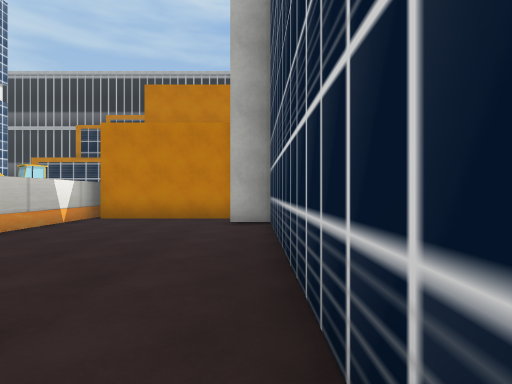
[1] (above)

23 first-person views from a walk through a Unity game level. The camera is 1.4 m above the floor, looks level and sees 80° across. The floor is counted in squares, 2 m on a side. Each view is taken from the middle of a square. On the plan, view 1 faces up. The plan holds only what a view shows up to about 10 squares ahead; the rest is blank. The place goes on beyond the plan. Some surface patterns are stand-ins.

[2]
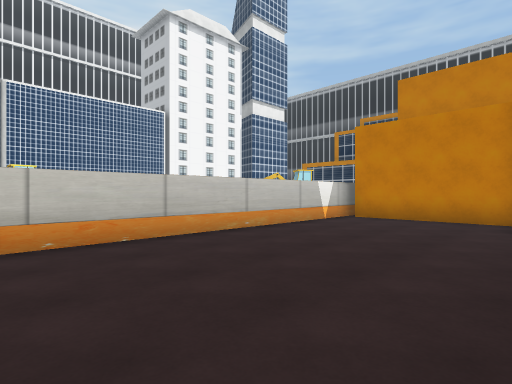

[3]
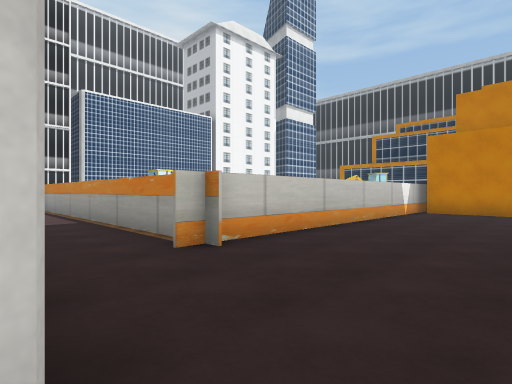

[4]
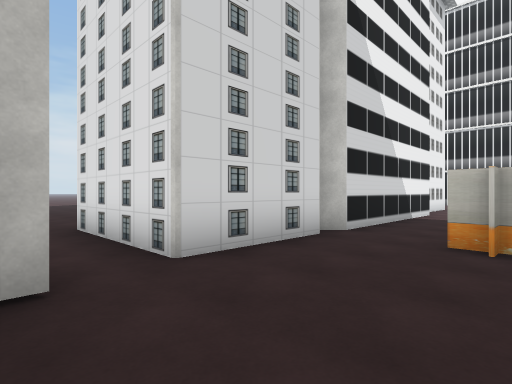

[5]
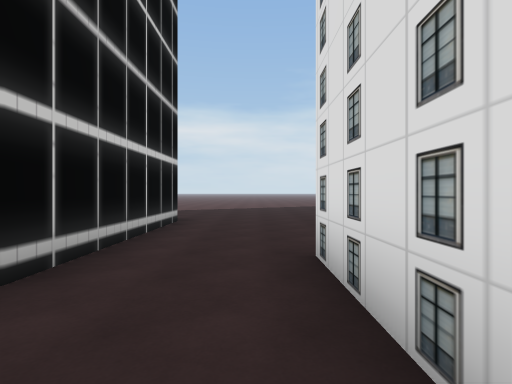

[6]
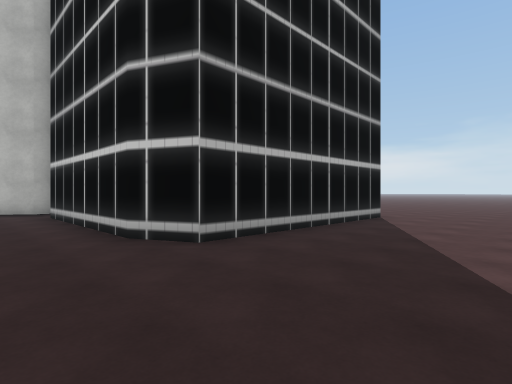

[7]
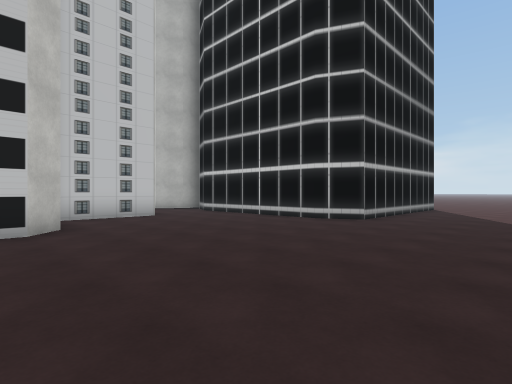

[8]
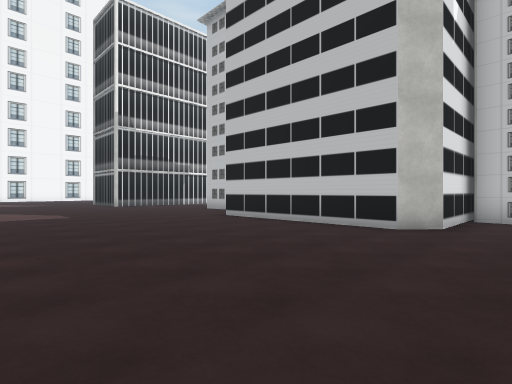

[9]
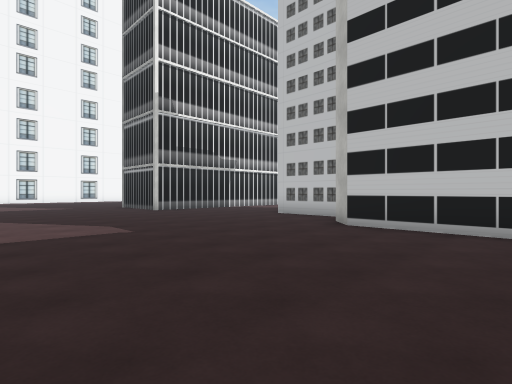

[10]
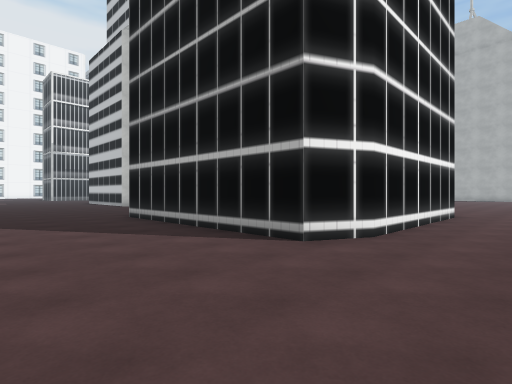

[11]
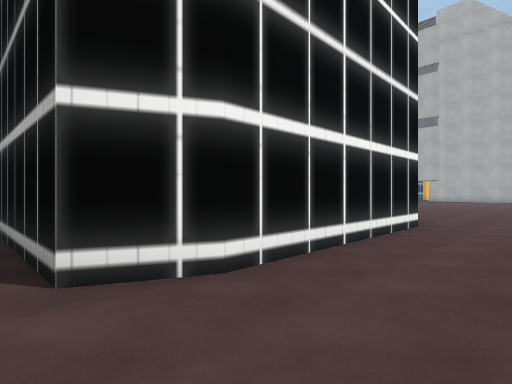

[12]
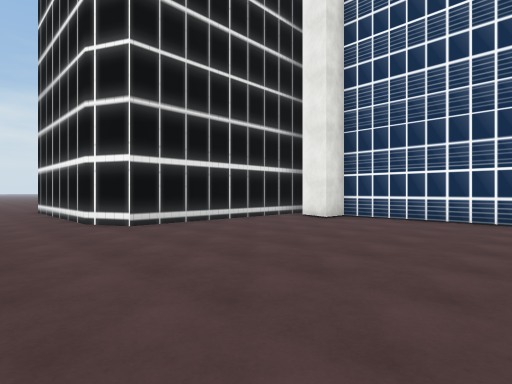

[13]
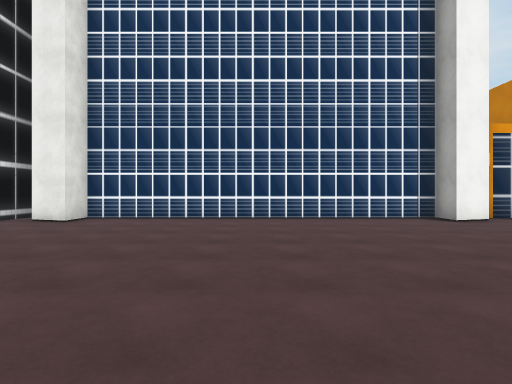

[14]
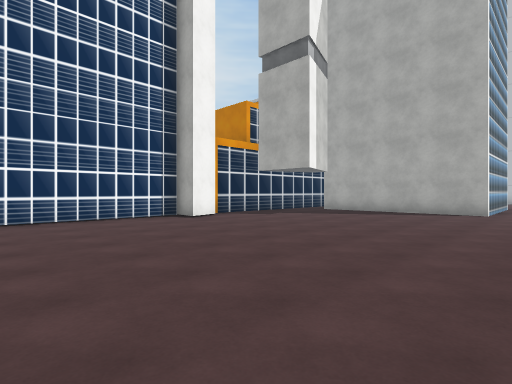

[15]
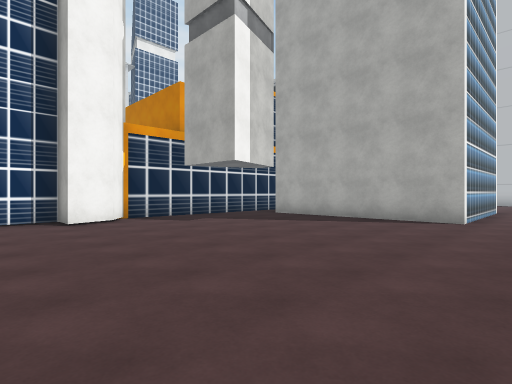

[16]
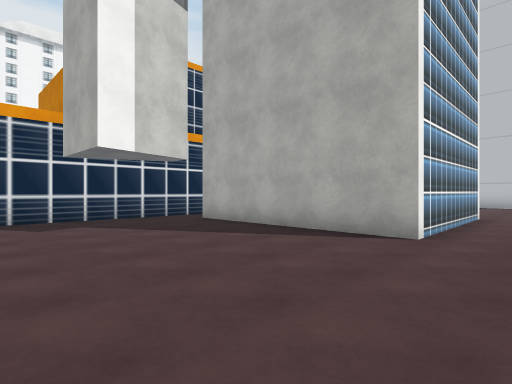

[17]
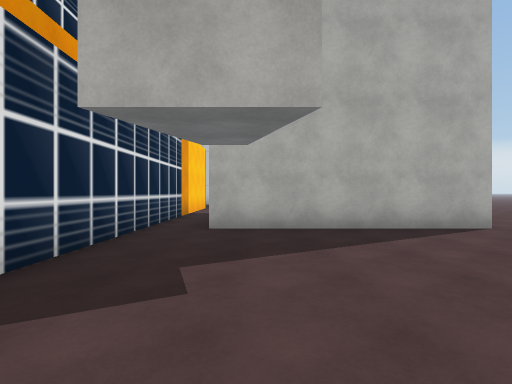

[18]
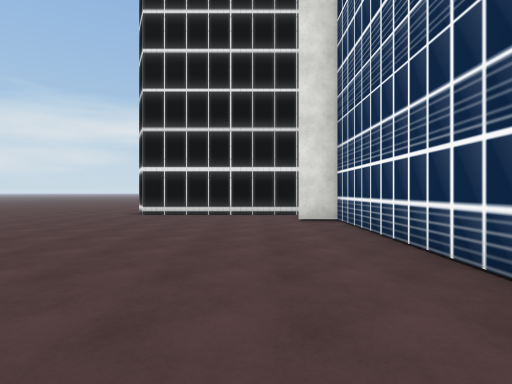

[19]
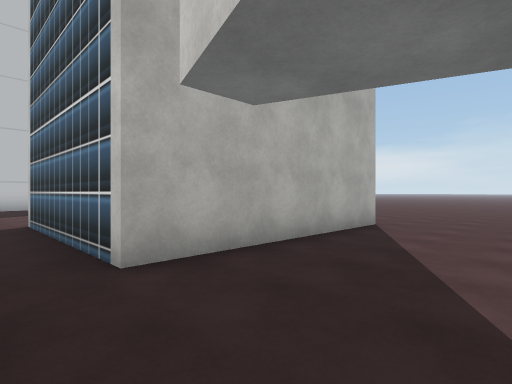

[20]
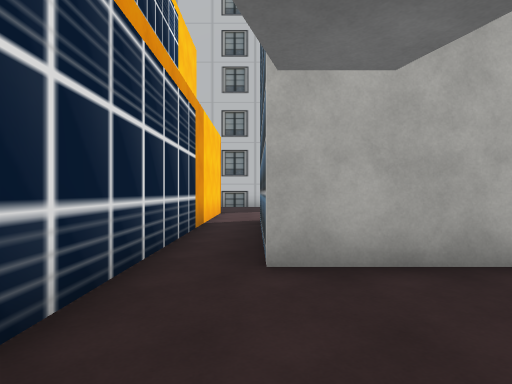

[21]
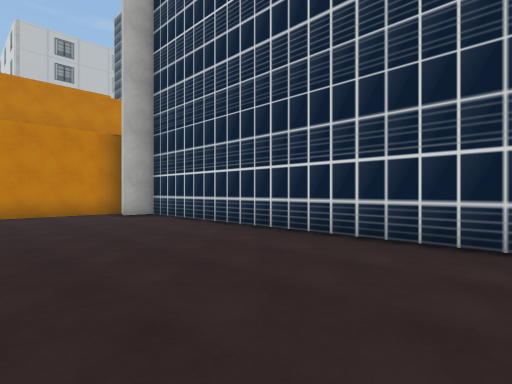

[22]
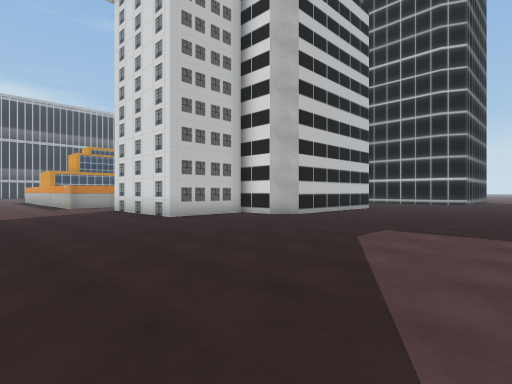

[23]
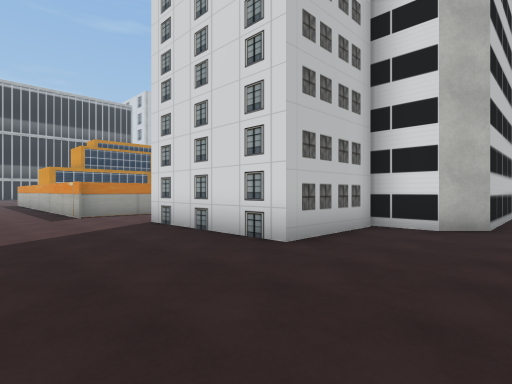

### Floor plan
Points are (right, up) in squares from view 1. A wall is a line through its corners. A room is listed if a view was taken in it or the views show most of it. See-through windows are left out.
Room 1 (views 1, 2, 4, 21)
walls: (0.3, -1.6) (0.3, 6.7) (-0.6, 6.7) (-0.3, 7.4); (-4.4, -2.9) (-1.7, -2.9); (-5.1, -2.9) (-4.8, -3.2); (0, 8.1) (-4.1, 8.1); (-4.4, 8.8) (-4.4, -1.1)
ways out: opening at (-5, -2) to room 2; opening at (-1, -3) to room 2
Room 2 (views 3, 5, 6, 7, 8, 9, 10, 11, 22, 23)
walls: (-4.4, -5.6) (-4.4, -8.3) (-5.1, -9.1) (-10.2, -9.1) (-10.8, -8.5) (-10.8, -7.3) (-13.7, -7.3) (-13.7, -3.2); (-10.2, -2.9) (-5.1, -2.9); (-1.7, -2.9) (-1.7, -6.4) (-4.4, -6.4); (0.7, -4) (0, -3.5); (-4.1, -0.6) (-14.5, -0.6); (-14.6, -1) (-14.6, 0.4); (7.9, -5.3) (7.9, -10.4) (7.4, -11.5) (1.4, -11.5) (0.9, -10.4) (0.9, -5.2)
ways out: opening at (-5, -2) to room 1; opening at (-1, -3) to room 1; opening at (9.5, -6) to room 3; opening at (-16.5, 0.5)
objects: other object (-9, 0) to (-9, 1)
Room 3 (views 12, 13, 14, 15, 16, 17, 18, 19, 20)
walls: (1.5, -4.2) (7.4, -4.2) (7.9, -5.3); (8.5, 17.6) (8.5, 12.8) (3.1, 12.8) (3.1, 17.5); (1.8, 17.5) (1.8, 8.2) (2.5, 7.7) (2.9, 6.7) (2, 6.7) (2, -2.4) (3, -2.4) (2.6, -3.5)
ways out: opening at (9.5, -6) to room 2; opening at (2, 18)

Where each view was taken, in squares from view 1:
view 1: 0 up, 0 right, facing up
view 2: 0 up, 0 right, facing up-left
view 3: 3 down, 1 left, facing up-left
view 4: 0 up, 0 right, facing down-left
view 5: 3 down, 1 left, facing down
view 6: 15 down, 1 left, facing up-right
view 7: 15 down, 6 left, facing up-right
view 8: 15 down, 3 left, facing up-left
view 9: 15 down, 7 left, facing up-left
view 10: 15 down, 10 right, facing up-left
view 11: 12 down, 10 right, facing up-left
view 12: 2 up, 10 right, facing down-left
view 13: 2 up, 10 right, facing left
view 14: 2 up, 10 right, facing up-left
view 15: 5 up, 10 right, facing up-left
view 16: 8 up, 10 right, facing up-left
view 17: 7 up, 4 right, facing up
view 18: 5 up, 4 right, facing down
view 19: 10 up, 2 right, facing up-right
view 20: 10 up, 3 right, facing up
view 21: 2 down, 4 left, facing up-right
view 22: 15 down, 18 left, facing up-right
view 23: 10 down, 17 left, facing up-right
